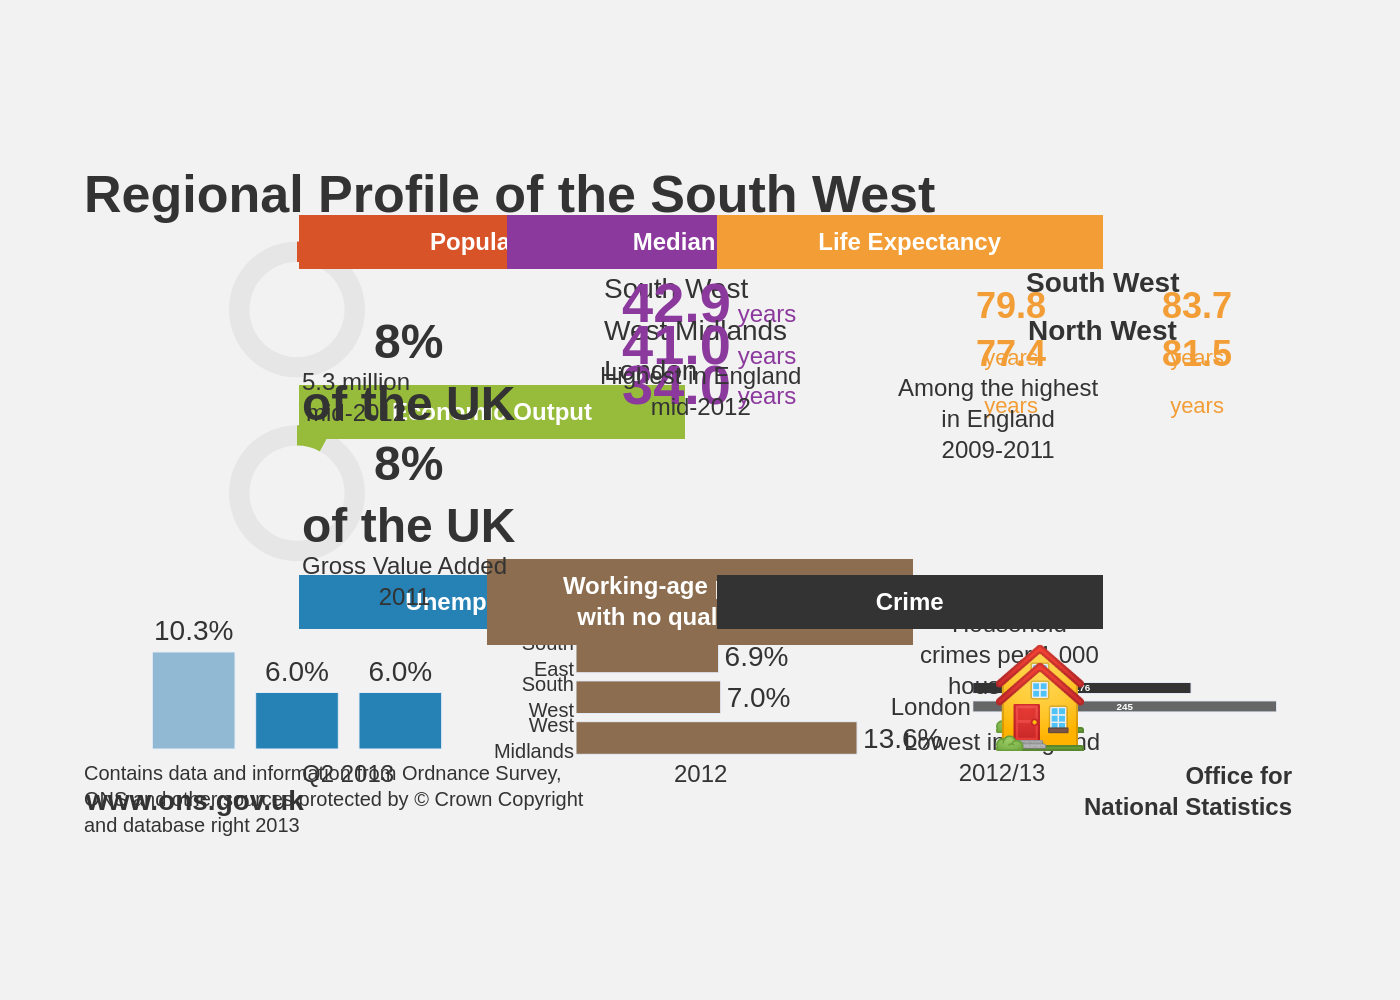

Generate this figure with Python:
import sys
import json
import pathlib
import plotly.graph_objects as go

# --- 1. Load Data ---
if len(sys.argv) != 2:
    print("Usage: python generate_chart.py <path_to_json_file>")
    sys.exit(1)

json_path = pathlib.Path(sys.argv[1])
if not json_path.is_file():
    print(f"Error: JSON file not found at {json_path}")
    sys.exit(1)

with open(json_path, 'r', encoding='utf-8') as f:
    chart_data = json.load(f)

# --- 2. Initialize Figure ---
fig = go.Figure()
s = chart_data['sections']
style = chart_data['style']
footer = chart_data['footer']

# --- 3. Add Traces for each section ---

# Population
pop_sec = s['population']
fig.add_trace(go.Pie(
    values=pop_sec['data']['values'],
    labels=['', ''],
    hole=0.7,
    marker=dict(colors=pop_sec['colors']),
    domain={'x': [0.0, 0.35], 'y': [0.68, 0.88]},
    hoverinfo='none',
    textinfo='none',
    sort=False
))

# Economic Output
econ_sec = s['economic_output']
fig.add_trace(go.Pie(
    values=econ_sec['data']['values'],
    labels=['', ''],
    hole=0.7,
    marker=dict(colors=econ_sec['colors']),
    domain={'x': [0.0, 0.35], 'y': [0.41, 0.61]},
    hoverinfo='none',
    textinfo='none',
    sort=False
))

# Unemployment
unemp_sec = s['unemployment']
fig.add_trace(go.Bar(
    x=unemp_sec['data']['categories'],
    y=unemp_sec['data']['values'],
    marker_color=unemp_sec['colors'],
    text=[f"{v}%" for v in unemp_sec['data']['values']],
    textposition='outside',
    textfont=dict(size=14, family=style['font_family']),
    hoverinfo='none',
    xaxis='x1',
    yaxis='y1'
))

# Working-age population with no qualifications
work_sec = s['working_age']
fig.add_trace(go.Bar(
    x=work_sec['data']['values'],
    y=work_sec['data']['categories'],
    orientation='h',
    marker_color=work_sec['colors'][0],
    text=[f"{v}%" for v in work_sec['data']['values']],
    textposition='outside',
    textfont=dict(size=14, family=style['font_family']),
    hoverinfo='none',
    xaxis='x2',
    yaxis='y2'
))

# Crime
crime_sec = s['crime']
fig.add_trace(go.Bar(
    x=crime_sec['data']['values'],
    y=crime_sec['data']['categories'],
    orientation='h',
    marker_color=crime_sec['colors'],
    text=crime_sec['data']['values'],
    textposition='inside',
    texttemplate='<b>%{text}</b>',
    textfont=dict(size=24, color='white', family=style['font_family']),
    insidetextanchor='middle',
    hoverinfo='none',
    width=0.6,
    xaxis='x3',
    yaxis='y3'
))


# --- 4. Define Layout and Annotations ---
annotations = []

# Main Title
annotations.append(dict(
    text=f"<b>{chart_data['title']}</b>",
    xref="paper", yref="paper", x=0.0, y=1.0, xanchor='left', yanchor='top',
    showarrow=False, font=dict(size=26, color=style['text_color'])
))

# Section Headers (as colored rectangles with text)
header_y = 0.92
section_headers_map = {
    'population':      {'x': 0.175, 'y': header_y},
    'median_age':      {'x': 0.5, 'y': header_y},
    'life_expectancy': {'x': 0.825, 'y': header_y},
    'economic_output': {'x': 0.175, 'y': 0.63},
    'unemployment':    {'x': 0.175, 'y': 0.35},
    'working_age':     {'x': 0.5, 'y': 0.35},
    'crime':           {'x': 0.825, 'y': 0.35},
}
for name, pos in section_headers_map.items():
    section = s[name]
    annotations.append(dict(
        text=f"<b>{section['title']}</b>",
        xref="paper", yref="paper", x=pos['x'], y=pos['y'],
        showarrow=False, align='center',
        font=dict(size=12, color='white'),
        bgcolor=section['header_color'],
        borderpad=6, width=180 if name != 'working_age' else 200
    ))

# Population Donut Annotations
annotations.append(dict(xref="paper", yref="paper", x=0.175, y=0.78, text=f"<b>{pop_sec['center_text']}</b>", showarrow=False, font=dict(size=24)))
annotations.append(dict(xref="paper", yref="paper", x=0.175, y=0.65, text=pop_sec['subtext'], showarrow=False, font=dict(size=12), align='center'))

# Economic Output Donut Annotations
annotations.append(dict(xref="paper", yref="paper", x=0.175, y=0.51, text=f"<b>{econ_sec['center_text']}</b>", showarrow=False, font=dict(size=24)))
annotations.append(dict(xref="paper", yref="paper", x=0.175, y=0.38, text=econ_sec['subtext'], showarrow=False, font=dict(size=12), align='center'))

# Median Age Text Block
ma_sec = s['median_age']
ma_y_start = 0.84
for i, item in enumerate(ma_sec['data']):
    y_pos = ma_y_start - i * 0.06
    annotations.append(dict(xref="paper", yref="paper", x=0.42, y=y_pos, text=item['label'], showarrow=False, font=dict(size=14), xanchor='left'))
    annotations.append(dict(xref="paper", yref="paper", x=0.58, y=y_pos, text=f"<b>{item['value']}</b><span style='font-size:12px'> {item['unit']}</span>", showarrow=False, font=dict(size=28, color=ma_sec['header_color']), xanchor='right'))
annotations.append(dict(xref="paper", yref="paper", x=0.5, y=ma_y_start - (len(ma_sec['data'])) * 0.06, text=ma_sec['subtext'], showarrow=False, font=dict(size=12), align='center'))

# Life Expectancy Text Block
le_sec = s['life_expectancy']
le_y_start = 0.84
for i, item in enumerate(le_sec['data']):
    y_pos = le_y_start - i * 0.07
    annotations.append(dict(xref="paper", yref="paper", x=0.825, y=y_pos + 0.01, text=f"<b>{item['label']}</b>", showarrow=False, font=dict(size=14), xanchor='center'))
    annotations.append(dict(xref="paper", yref="paper", x=0.75, y=y_pos - 0.02, text=f"<b>{item['male']}</b><br><span style='font-size:11px'>{le_sec['unit']}</span>", showarrow=False, font=dict(size=18, color=le_sec['header_color']), xanchor='center', align='center'))
    annotations.append(dict(xref="paper", yref="paper", x=0.9, y=y_pos - 0.02, text=f"<b>{item['female']}</b><br><span style='font-size:11px'>{le_sec['unit']}</span>", showarrow=False, font=dict(size=18, color=le_sec['header_color']), xanchor='center', align='center'))
annotations.append(dict(xref="paper", yref="paper", x=0.825, y=0.69, text=le_sec['subtext'], showarrow=False, font=dict(size=12), align='center'))

# Bar chart subtexts
annotations.append(dict(xref="paper", yref="paper", x=0.175, y=0.07, text=unemp_sec['subtext'], showarrow=False, font=dict(size=12)))
annotations.append(dict(xref="paper", yref="paper", x=0.5, y=0.07, text=work_sec['subtext'], showarrow=False, font=dict(size=12)))
annotations.append(dict(xref="paper", yref="paper", x=0.825, y=0.2, text=crime_sec['subtext'], showarrow=False, font=dict(size=12), align='center'))
annotations.append(dict(xref="paper", yref="paper", x=0.825, y=0.07, text=crime_sec['note'], showarrow=False, font=dict(size=12), align='center'))

# Crime bar icons
annotations.append(dict(xref='x3', yref='y3', x=10, y=crime_sec['data']['categories'][0], text="🏠", showarrow=False, font=dict(size=40, color='white'), xanchor='left'))
annotations.append(dict(xref='x3', yref='y3', x=10, y=crime_sec['data']['categories'][1], text="🏠", showarrow=False, font=dict(size=40, color='white'), xanchor='left'))

# Footer
annotations.append(dict(xref="paper", yref="paper", x=0, y=0.03, text=f"<b>{footer['website']}</b>", showarrow=False, font=dict(size=14), xanchor='left', yanchor='bottom'))
annotations.append(dict(xref="paper", yref="paper", x=0, y=0, text=footer['source_note'], showarrow=False, font=dict(size=10), xanchor='left', yanchor='bottom', align='left'))
annotations.append(dict(xref="paper", yref="paper", x=0.98, y=0.02, text=f"<b>{footer['logo_text']}</b>", showarrow=False, font=dict(size=12), xanchor='right', yanchor='bottom', align='right'))


fig.update_layout(
    width=800,
    height=1200,
    showlegend=False,
    paper_bgcolor=style['background_color'],
    plot_bgcolor=style['background_color'],
    font=dict(family=style['font_family'], color=style['text_color']),
    margin=dict(t=80, b=80, l=40, r=40),
    annotations=annotations,
    # Axes for Unemployment
    xaxis1=dict(domain=[0.05, 0.3], anchor='y1', showgrid=False, zeroline=False, showline=False, visible=False),
    yaxis1=dict(domain=[0.12, 0.3], anchor='x1', showgrid=False, zeroline=False, showline=False, visible=False, range=[-1, 12]),
    # Axes for Working Age
    xaxis2=dict(domain=[0.4, 0.65], anchor='y2', showgrid=False, zeroline=False, showline=False, visible=False, range=[0, 15]),
    yaxis2=dict(domain=[0.12, 0.3], anchor='x2', showgrid=False, zeroline=False, showline=False, autorange='reversed', tickfont=dict(size=10)),
    # Axes for Crime
    xaxis3=dict(domain=[0.72, 0.98], anchor='y3', showgrid=False, zeroline=False, showline=False, visible=False, range=[0, 260]),
    yaxis3=dict(domain=[0.12, 0.3], anchor='x3', showgrid=False, zeroline=False, showline=False, autorange='reversed', tickfont=dict(size=12)),
)
fig.update_traces(cliponaxis=False, selector=dict(type='bar'))


# --- 5. Output Image ---
base_name = json_path.stem
output_filename = f"{base_name}.png"
fig.write_image(output_filename, scale=2)

print(f"Chart saved to {output_filename}")
